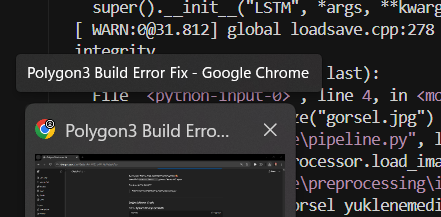
#> input picture gorsel.jpg, 441 x 217 px
$ python -i deskew.py   (imports and definitions only)
#> lines starting #> are read from the running program, lines starting #| are printed output that depends on the picture
#> further down, picture is the input picture: shape (217, 441, 3); mean B, G, R 46.4, 45.7, 46.6
"""Goruntu aci duzeltme (deskew)."""

import cv2
import numpy as np
from typing import Tuple, Optional


class Deskewer:
    """Goruntu egim acisini tespit edip duzeltir."""

    def __init__(self, max_angle: float = 45.0):
        self.max_angle = max_angle

    def deskew(self, image: np.ndarray, angle: Optional[float] = None) -> Tuple[np.ndarray, float]:
        if angle is None:
            angle = self.detect_angle(image)
        if abs(angle) > self.max_angle or abs(angle) < 0.5:
            return image.copy(), 0.0
        return self.rotate(image, angle), angle

    def detect_angle(self, image: np.ndarray) -> float:
        gray = cv2.cvtColor(image, cv2.COLOR_BGR2GRAY) if len(image.shape) == 3 else image.copy()
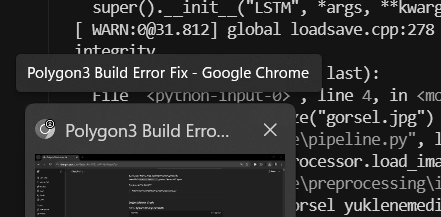
#> gray: shape (217, 441); min 0, max 255, mean 46.1
        angles = [a for a in [
            self._detect_angle_hough(gray),
            self._detect_angle_minrect(gray),
            self._detect_angle_projection(gray),
        ] if a is not None]
        return float(np.median(angles)) if angles else 0.0

    def _detect_angle_hough(self, gray: np.ndarray) -> Optional[float]:
        edges = cv2.Canny(gray, 50, 150, apertureSize=3)
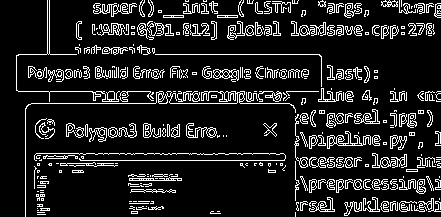
#> edges: shape (217, 441); 12.9% white in thin lines or dots
        lines = cv2.HoughLinesP(edges, 1, np.pi / 180, 100, minLineLength=100, maxLineGap=10)
#> lines = 30 rows, first 6: [80, 160, 284, 160], [31, 103, 289, 103], [18, 91, 351, 91], [25, 153, 283, 153], [143, 54, 319, 54], [228, 33, 434, 33]
        if lines is None:
            return None
        angles = [
            np.arctan((y2 - y1) / (x2 - x1)) * 180 / np.pi
            for x1, y1, x2, y2 in lines[:, 0]
            if x2 - x1 != 0 and abs(np.arctan((y2 - y1) / (x2 - x1)) * 180 / np.pi) < self.max_angle
        ]
#> angles = 29 values, max 1.58 at index 17, min -2.83 at index 27, mean -0.251
        return float(np.median(angles)) if angles else None

    def _detect_angle_minrect(self, gray: np.ndarray) -> Optional[float]:
        _, binary = cv2.threshold(gray, 0, 255, cv2.THRESH_BINARY_INV + cv2.THRESH_OTSU)
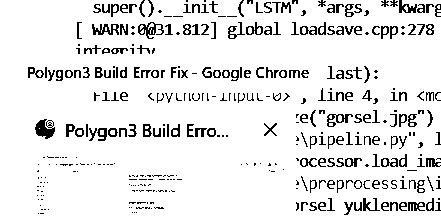
#> binary: shape (217, 441); 90.3% white; black in thin lines or dots
        coords = np.column_stack(np.where(binary > 0))
#> coords = 86446 pairs, first value 0 to 216, second value 0 to 440
        if len(coords) < 100:
            return None
        angle = cv2.minAreaRect(coords)[-1]
#> angle = -90
        if angle < -45:
            angle = 90 + angle
#> angle = 0
        elif angle > 45:
            angle = angle - 90
        return -angle

    def _detect_angle_projection(
        self,
        gray: np.ndarray,
        angle_range: Tuple[float, float] = (-15, 15),
        step: float = 0.5
    ) -> Optional[float]:
#> called with angle_range = (-15, 15), step = 0.5
        _, binary = cv2.threshold(gray, 0, 255, cv2.THRESH_BINARY_INV + cv2.THRESH_OTSU)
        best_angle, best_var = 0.0, 0.0
        for angle in np.arange(angle_range[0], angle_range[1] + step, step):
            var = np.var(np.sum(self.rotate(binary, angle, border_value=0), axis=1))
            if var > best_var:
                best_var, best_angle = var, angle
#> this loop made 61 passes
#> (best_var, best_angle) on pass 1: (1.28e+09, -15)
#> var on passes 2 to 7: 1.27e+09, 1.27e+09, 1.26e+09, 1.25e+09, 1.25e+09, 1.23e+09
#> after the loop, best_angle = -15; best_var = 1.28e+09
        return best_angle

    def rotate(self, image: np.ndarray, angle: float, border_value: int = 255) -> np.ndarray:
        h, w = image.shape[:2]
        M = cv2.getRotationMatrix2D((w // 2, h // 2), angle, 1.0)
        cos, sin = np.abs(M[0, 0]), np.abs(M[0, 1])
        new_w, new_h = int(h * sin + w * cos), int(h * cos + w * sin)
        M[0, 2] += (new_w - w) / 2
        M[1, 2] += (new_h - h) / 2
        bv = (border_value,) * 3 if image.ndim == 3 else border_value
        return cv2.warpAffine(image, M, (new_w, new_h), borderMode=cv2.BORDER_CONSTANT, borderValue=bv)

>>> import cv2
>>> picture = cv2.imread('../../gorsel.jpg')
>>> result = Deskewer().deskew(picture)
#> in detect_angle, `angles = [a for a in [ self._detect_angle_hough(gray), self._detect_an..`: angles = [0, 0, -15]
#> in deskew, `angle = self.detect_angle(image)`: angle = 0
